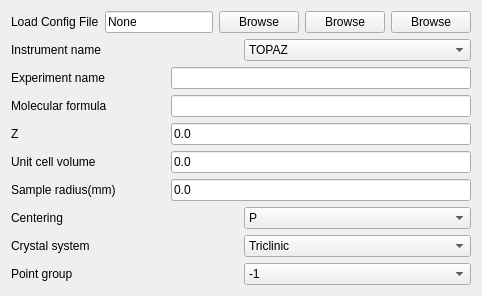
        <widget class="QWidget" name="sample">
         <property name="toolTip">
          <string>&lt;html&gt;&lt;head/&gt;&lt;body&gt;&lt;p&gt;&lt;span style=&quot; font-size:9pt; font-style:italic;&quot;&gt;Sample inputs of molecular formulas&lt;/span&gt;&lt;/p&gt;&lt;p&gt;&lt;span style=&quot; font-size:9pt;&quot;&gt;For example, for oxalic acid dihydrate, C2O4H2.2H2O, or C2O6H6, input&lt;/span&gt;&lt;/p&gt;&lt;p&gt;&lt;span style=&quot; font-size:9pt;&quot;&gt;C2 O4 H2 H4 O2 &lt;/span&gt;&lt;span style=&quot; font-size:9pt; font-style:italic;&quot;&gt;or&lt;/span&gt;&lt;span style=&quot; font-size:9pt;&quot;&gt; C2 O6 H6&lt;/span&gt;&lt;/p&gt;&lt;p&gt;&lt;span style=&quot; font-size:9pt;&quot;&gt;For deuterated oxalic acid dihydrate, input&lt;/span&gt;&lt;/p&gt;&lt;p&gt;&lt;span style=&quot; font-size:9pt;&quot;&gt;C2 O6 D6 &lt;/span&gt;&lt;span style=&quot; font-size:9pt; font-style:italic;&quot;&gt;or&lt;/span&gt;&lt;span style=&quot; font-size:9pt;&quot;&gt; C2 O6 2H6&lt;/span&gt;&lt;/p&gt;&lt;p&gt;&lt;span style=&quot; font-size:9pt;&quot;&gt;For La2NiO4.2, input&lt;/span&gt;&lt;/p&gt;&lt;p&gt;&lt;span style=&quot; font-size:9pt;&quot;&gt;La2 Ni1 O4.2&lt;/span&gt;&lt;/p&gt;&lt;p&gt;&lt;span style=&quot; font-size:9pt;&quot;&gt;For boron-11 B4C, input&lt;/span&gt;&lt;/p&gt;&lt;p&gt;&lt;span style=&quot; font-size:9pt;&quot;&gt;11B4 C1&lt;/span&gt;&lt;/p&gt;&lt;p&gt;&lt;span style=&quot; font-weight:600;&quot;&gt;Descriptions of input&lt;/span&gt;:&lt;/p&gt;&lt;p&gt;&lt;span style=&quot; font-weight:600;&quot;&gt;Molecular formula&lt;/span&gt;: The chemical formula input as described above.&lt;/p&gt;&lt;p&gt;&lt;span style=&quot; font-weight:600;&quot;&gt;Z&lt;/span&gt;: The number of formula units in the unit cell.&lt;/p&gt;&lt;p&gt;This can be a noninteger value.&lt;/p&gt;&lt;p&gt;&lt;span style=&quot; font-weight:600;&quot;&gt;Unit cell volume&lt;/span&gt;: The unit cell volume in units of Angstroms cubed.&lt;/p&gt;&lt;p&gt;&lt;span style=&quot; font-weight:600;&quot;&gt;weight&lt;/span&gt;: Crystal weight in milligrams.&lt;/p&gt;&lt;p&gt;If 0, do not calculate crystal volume or radius.&lt;/p&gt;&lt;/body&gt;&lt;/html&gt;</string>
         </property>
         <attribute name="title">
          <string>Sample Information</string>
         </attribute>
         <layout class="QVBoxLayout" name="verticalLayout_10">
          <item>
           <layout class="QVBoxLayout" name="verticalLayout_3">
            <item>
             <layout class="QHBoxLayout" name="horizontalLayout_51">
              <item>
               <widget class="QLabel" name="label_50">
                <property name="text">
                 <string>Load Config File</string>
                </property>
               </widget>
              </item>
              <item>
               <widget class="QLineEdit" name="ConfigFileName_ledt">
                <property name="toolTip">
                 <string>Optional file to load default values to all fields</string>
                </property>
                <property name="text">
                 <string>None</string>
                </property>
               </widget>
              </item>
              <item>
               <widget class="QPushButton" name="ConfigFile_btn">
                <property name="text">
                 <string>Browse</string>
                </property>
               </widget>
              </item>
              <item>
               <widget class="QPushButton" name="DataFile_btn_9">
                <property name="enabled">
                 <bool>true</bool>
                </property>
                <property name="sizePolicy">
                 <sizepolicy hsizetype="Minimum" vsizetype="Fixed">
                  <horstretch>0</horstretch>
                  <verstretch>0</verstretch>
                 </sizepolicy>
                </property>
                <property name="minimumSize">
                 <size>
                  <width>0</width>
                  <height>0</height>
                 </size>
                </property>
                <property name="maximumSize">
                 <size>
                  <width>16777215</width>
                  <height>16777215</height>
                 </size>
                </property>
                <property name="sizeIncrement">
                 <size>
                  <width>0</width>
                  <height>0</height>
                 </size>
                </property>
                <property name="baseSize">
                 <size>
                  <width>0</width>
                  <height>0</height>
                 </size>
                </property>
                <property name="palette">
                 <palette>
                  <active/>
                  <inactive/>
                  <disabled/>
                 </palette>
                </property>
                <property name="font">
                 <font/>
                </property>
                <property name="cursor">
                 <cursorShape>ArrowCursor</cursorShape>
                </property>
                <property name="mouseTracking">
                 <bool>false</bool>
                </property>
                <property name="focusPolicy">
                 <enum>Qt::StrongFocus</enum>
                </property>
                <property name="contextMenuPolicy">
                 <enum>Qt::DefaultContextMenu</enum>
                </property>
                <property name="updatesEnabled">
                 <bool>true</bool>
                </property>
                <property name="visible">
                 <bool>false</bool>
                </property>
                <property name="acceptDrops">
                 <bool>false</bool>
                </property>
                <property name="windowTitle">
                 <string/>
                </property>
                <property name="windowIconText">
                 <string/>
                </property>
                <property name="windowOpacity">
                 <double>1.000000000000000</double>
                </property>
                <property name="windowModified">
                 <bool>false</bool>
                </property>
                <property name="toolTip">
                 <string>Browse for the event file to be loaded.</string>
                </property>
                <property name="statusTip">
                 <string/>
                </property>
                <property name="whatsThis">
                 <string/>
                </property>
                <property name="accessibleName">
                 <string/>
                </property>
                <property name="accessibleDescription">
                 <string/>
                </property>
                <property name="layoutDirection">
                 <enum>Qt::LeftToRight</enum>
                </property>
                <property name="autoFillBackground">
                 <bool>false</bool>
                </property>
                <property name="styleSheet">
                 <string notr="true"/>
                </property>
                <property name="locale">
                 <locale language="English" country="UnitedStates"/>
                </property>
                <property name="windowFilePath">
                 <string/>
                </property>
                <property name="inputMethodHints">
                 <set>Qt::ImhNone</set>
                </property>
                <property name="text">
                 <string>Browse</string>
                </property>
                <property name="iconSize">
                 <size>
                  <width>16</width>
                  <height>16</height>
                 </size>
                </property>
                <property name="shortcut">
                 <string/>
                </property>
                <property name="checkable">
                 <bool>false</bool>
                </property>
                <property name="checked">
                 <bool>false</bool>
                </property>
                <property name="autoRepeat">
                 <bool>false</bool>
                </property>
                <property name="autoExclusive">
                 <bool>false</bool>
                </property>
                <property name="autoRepeatDelay">
                 <number>300</number>
                </property>
                <property name="autoRepeatInterval">
                 <number>100</number>
                </property>
                <property name="down">
                 <bool>false</bool>
                </property>
                <property name="autoDefault">
                 <bool>true</bool>
                </property>
                <property name="default">
                 <bool>false</bool>
                </property>
                <property name="flat">
                 <bool>false</bool>
                </property>
               </widget>
              </item>
              <item>
               <widget class="QPushButton" name="DataFile_btn_5">
                <property name="enabled">
                 <bool>true</bool>
                </property>
                <property name="sizePolicy">
                 <sizepolicy hsizetype="Minimum" vsizetype="Fixed">
                  <horstretch>0</horstretch>
                  <verstretch>0</verstretch>
                 </sizepolicy>
                </property>
                <property name="minimumSize">
                 <size>
                  <width>0</width>
                  <height>0</height>
                 </size>
                </property>
                <property name="maximumSize">
                 <size>
                  <width>16777215</width>
                  <height>16777215</height>
                 </size>
                </property>
                <property name="sizeIncrement">
                 <size>
                  <width>0</width>
                  <height>0</height>
                 </size>
                </property>
                <property name="baseSize">
                 <size>
                  <width>0</width>
                  <height>0</height>
                 </size>
                </property>
                <property name="palette">
                 <palette>
                  <active/>
                  <inactive/>
                  <disabled/>
                 </palette>
                </property>
                <property name="font">
                 <font/>
                </property>
                <property name="cursor">
                 <cursorShape>ArrowCursor</cursorShape>
                </property>
                <property name="mouseTracking">
                 <bool>false</bool>
                </property>
                <property name="focusPolicy">
                 <enum>Qt::StrongFocus</enum>
                </property>
                <property name="contextMenuPolicy">
                 <enum>Qt::DefaultContextMenu</enum>
                </property>
                <property name="updatesEnabled">
                 <bool>true</bool>
                </property>
                <property name="visible">
                 <bool>false</bool>
                </property>
                <property name="acceptDrops">
                 <bool>false</bool>
                </property>
                <property name="windowTitle">
                 <string/>
                </property>
                <property name="windowIconText">
                 <string/>
                </property>
                <property name="windowOpacity">
                 <double>1.000000000000000</double>
                </property>
                <property name="windowModified">
                 <bool>false</bool>
                </property>
                <property name="toolTip">
                 <string>Browse for the event file to be loaded.</string>
                </property>
                <property name="statusTip">
                 <string/>
                </property>
                <property name="whatsThis">
                 <string/>
                </property>
                <property name="accessibleName">
                 <string/>
                </property>
                <property name="accessibleDescription">
                 <string/>
                </property>
                <property name="layoutDirection">
                 <enum>Qt::LeftToRight</enum>
                </property>
                <property name="autoFillBackground">
                 <bool>false</bool>
                </property>
                <property name="styleSheet">
                 <string notr="true"/>
                </property>
                <property name="locale">
                 <locale language="English" country="UnitedStates"/>
                </property>
                <property name="windowFilePath">
                 <string/>
                </property>
                <property name="inputMethodHints">
                 <set>Qt::ImhNone</set>
                </property>
                <property name="text">
                 <string>Browse</string>
                </property>
                <property name="iconSize">
                 <size>
                  <width>16</width>
                  <height>16</height>
                 </size>
                </property>
                <property name="shortcut">
                 <string/>
                </property>
                <property name="checkable">
                 <bool>false</bool>
                </property>
                <property name="checked">
                 <bool>false</bool>
                </property>
                <property name="autoRepeat">
                 <bool>false</bool>
                </property>
                <property name="autoExclusive">
                 <bool>false</bool>
                </property>
                <property name="autoRepeatDelay">
                 <number>300</number>
                </property>
                <property name="autoRepeatInterval">
                 <number>100</number>
                </property>
                <property name="down">
                 <bool>false</bool>
                </property>
                <property name="autoDefault">
                 <bool>true</bool>
                </property>
                <property name="default">
                 <bool>false</bool>
                </property>
                <property name="flat">
                 <bool>false</bool>
                </property>
               </widget>
              </item>
             </layout>
            </item>
            <item>
             <layout class="QHBoxLayout" name="horizontalLayout_27">
              <item>
               <widget class="QLabel" name="label_27">
                <property name="text">
                 <string>Instrument name</string>
                </property>
               </widget>
              </item>
              <item>
               <widget class="QComboBox" name="instrument_cmbx">
                <property name="maximumSize">
                 <size>
                  <width>300</width>
                  <height>16777215</height>
                 </size>
                </property>
                <property name="toolTip">
                 <string>Name of instrument</string>
                </property>
                <item>
                 <property name="text">
                  <string>TOPAZ</string>
                 </property>
                </item>
                <item>
                 <property name="text">
                  <string>MANDI</string>
                 </property>
                </item>
                <item>
                 <property name="text">
                  <string>CORELLI</string>
                 </property>
                </item>
               </widget>
              </item>
             </layout>
            </item>
            <item>
             <layout class="QHBoxLayout" name="horizontalLayout_6">
              <item>
               <widget class="QLabel" name="label_8">
                <property name="text">
                 <string>Experiment name</string>
                </property>
               </widget>
              </item>
              <item>
               <widget class="QLineEdit" name="expName_ledt">
                <property name="maximumSize">
                 <size>
                  <width>300</width>
                  <height>16777215</height>
                 </size>
                </property>
                <property name="toolTip">
                 <string>Working directory will be /SNS/Instrument name/IPTS directory/shared/Experiment name</string>
                </property>
               </widget>
              </item>
             </layout>
            </item>
            <item>
             <layout class="QHBoxLayout" name="horizontalLayout">
              <item>
               <widget class="QLabel" name="label_mf">
                <property name="text">
                 <string>Molecular formula</string>
                </property>
               </widget>
              </item>
              <item>
               <widget class="QLineEdit" name="molecularFormula_ledt">
                <property name="maximumSize">
                 <size>
                  <width>300</width>
                  <height>16777215</height>
                 </size>
                </property>
                <property name="toolTip">
                 <string>For example, for oxalic acid dihydrate,O4 H2 H4 O2    or    C2 O6 H6</string>
                </property>
                <property name="text">
                 <string/>
                </property>
               </widget>
              </item>
             </layout>
            </item>
            <item>
             <layout class="QHBoxLayout" name="horizontalLayout_2">
              <item>
               <widget class="QLabel" name="label_z">
                <property name="text">
                 <string>Z </string>
                </property>
               </widget>
              </item>
              <item>
               <widget class="QLineEdit" name="Z_ledt">
                <property name="maximumSize">
                 <size>
                  <width>300</width>
                  <height>16777215</height>
                 </size>
                </property>
                <property name="toolTip">
                 <string>The number of formula units in the unit cell.</string>
                </property>
                <property name="text">
                 <string>0.0</string>
                </property>
               </widget>
              </item>
             </layout>
            </item>
            <item>
             <layout class="QHBoxLayout" name="horizontalLayout_3">
              <item>
               <widget class="QLabel" name="label_volume">
                <property name="text">
                 <string>Unit cell volume </string>
                </property>
               </widget>
              </item>
              <item>
               <widget class="QLineEdit" name="unitCellVolume_ledt">
                <property name="maximumSize">
                 <size>
                  <width>300</width>
                  <height>16777215</height>
                 </size>
                </property>
                <property name="toolTip">
                 <string>The unit cell volume in units of Angstroms cubed.</string>
                </property>
                <property name="text">
                 <string>0.0</string>
                </property>
               </widget>
              </item>
             </layout>
            </item>
            <item>
             <layout class="QHBoxLayout" name="horizontalLayout_4">
              <item>
               <widget class="QLabel" name="label_weight">
                <property name="text">
                 <string>Sample radius(mm) </string>
                </property>
               </widget>
              </item>
              <item>
               <widget class="QLineEdit" name="sampleRadius_ledt">
                <property name="maximumSize">
                 <size>
                  <width>300</width>
                  <height>16777215</height>
                 </size>
                </property>
                <property name="toolTip">
                 <string notr="true">Crystal radius in mm to calculate linear absorption coefficients</string>
                </property>
                <property name="text">
                 <string>0.0</string>
                </property>
               </widget>
              </item>
             </layout>
            </item>
            <item>
             <layout class="QHBoxLayout" name="horizontalLayout_34">
              <item>
               <widget class="QLabel" name="label_34">
                <property name="text">
                 <string>Centering</string>
                </property>
               </widget>
              </item>
              <item>
               <widget class="QComboBox" name="centering_cmbx">
                <property name="maximumSize">
                 <size>
                  <width>300</width>
                  <height>16777215</height>
                 </size>
                </property>
                <property name="toolTip">
                 <string>Centering for point group</string>
                </property>
                <item>
                 <property name="text">
                  <string>P</string>
                 </property>
                </item>
                <item>
                 <property name="text">
                  <string>I</string>
                 </property>
                </item>
                <item>
                 <property name="text">
                  <string>C</string>
                 </property>
                </item>
                <item>
                 <property name="text">
                  <string>F</string>
                 </property>
                </item>
                <item>
                 <property name="text">
                  <string>R</string>
                 </property>
                </item>
               </widget>
              </item>
             </layout>
            </item>
            <item>
             <layout class="QHBoxLayout" name="horizontalLayout_35">
              <item>
               <widget class="QLabel" name="label_35">
                <property name="text">
                 <string>Crystal system</string>
                </property>
               </widget>
              </item>
              <item>
               <widget class="QComboBox" name="laueGroup_cmbx">
                <property name="maximumSize">
                 <size>
                  <width>300</width>
                  <height>16777215</height>
                 </size>
                </property>
                <property name="toolTip">
                 <string>Select laue group for ones with selected centering.</string>
                </property>
                <item>
                 <property name="text">
                  <string>Triclinic</string>
                 </property>
                </item>
                <item>
                 <property name="text">
                  <string>Monoclinic</string>
                 </property>
                </item>
                <item>
                 <property name="text">
                  <string>Orthorhombic</string>
                 </property>
                </item>
                <item>
                 <property name="text">
                  <string>Tetragonal</string>
                 </property>
                </item>
                <item>
                 <property name="text">
                  <string>Rhombohedral</string>
                 </property>
                </item>
                <item>
                 <property name="text">
                  <string>Hexagonal</string>
                 </property>
                </item>
                <item>
                 <property name="text">
                  <string>Cubic</string>
                 </property>
                </item>
               </widget>
              </item>
             </layout>
            </item>
            <item>
             <layout class="QHBoxLayout" name="horizontalLayout_36">
              <item>
               <widget class="QLabel" name="label_36">
                <property name="text">
                 <string>Point group</string>
                </property>
               </widget>
              </item>
              <item>
               <widget class="QComboBox" name="pointGroup_cmbx">
                <property name="maximumSize">
                 <size>
                  <width>300</width>
                  <height>16777215</height>
                 </size>
                </property>
                <property name="toolTip">
                 <string>Select point group from those with centering and Laue group chosen.</string>
                </property>
                <item>
                 <property name="text">
                  <string>-1</string>
                 </property>
                </item>
                <item>
                 <property name="text">
                  <string>-3</string>
                 </property>
                </item>
                <item>
                 <property name="text">
                  <string>-3 r</string>
                 </property>
                </item>
                <item>
                 <property name="text">
                  <string>-31m</string>
                 </property>
                </item>
                <item>
                 <property name="text">
                  <string>-3m</string>
                 </property>
                </item>
                <item>
                 <property name="text">
                  <string>-3m r</string>
                 </property>
                </item>
                <item>
                 <property name="text">
                  <string>-3m1</string>
                 </property>
                </item>
                <item>
                 <property name="text">
                  <string>-4</string>
                 </property>
                </item>
                <item>
                 <property name="text">
                  <string>-42m</string>
                 </property>
                </item>
                <item>
                 <property name="text">
                  <string>-43m</string>
                 </property>
                </item>
                <item>
                 <property name="text">
                  <string>-4m2</string>
                 </property>
                </item>
                <item>
                 <property name="text">
                  <string>-6</string>
                 </property>
                </item>
                <item>
                 <property name="text">
                  <string>-62m</string>
                 </property>
                </item>
                <item>
                 <property name="text">
                  <string>-6m2</string>
                 </property>
                </item>
                <item>
                 <property name="text">
                  <string>1</string>
                 </property>
                </item>
                <item>
                 <property name="text">
                  <string>112</string>
                 </property>
                </item>
                <item>
                 <property name="text">
                  <string>112/m</string>
                 </property>
                </item>
                <item>
                 <property name="text">
                  <string>11m</string>
                 </property>
                </item>
                <item>
                 <property name="text">
                  <string>2</string>
                 </property>
                </item>
                <item>
                 <property name="text">
                  <string>2/m</string>
                 </property>
                </item>
                <item>
                 <property name="text">
                  <string>222</string>
                 </property>
                </item>
                <item>
                 <property name="text">
                  <string>23</string>
                 </property>
                </item>
                <item>
                 <property name="text">
                  <string>2mm</string>
                 </property>
                </item>
                <item>
                 <property name="text">
                  <string>3</string>
                 </property>
                </item>
                <item>
                 <property name="text">
                  <string>3 r</string>
                 </property>
                </item>
                <item>
                 <property name="text">
                  <string>312</string>
                 </property>
                </item>
                <item>
                 <property name="text">
                  <string>31m</string>
                 </property>
                </item>
                <item>
                 <property name="text">
                  <string>32</string>
                 </property>
                </item>
                <item>
                 <property name="text">
                  <string>32 r</string>
                 </property>
                </item>
                <item>
                 <property name="text">
                  <string>321</string>
                 </property>
                </item>
                <item>
                 <property name="text">
                  <string>3m</string>
                 </property>
                </item>
                <item>
                 <property name="text">
                  <string>3m r</string>
                 </property>
                </item>
                <item>
                 <property name="text">
                  <string>3m1</string>
                 </property>
                </item>
                <item>
                 <property name="text">
                  <string>4</string>
                 </property>
                </item>
                <item>
                 <property name="text">
                  <string>4/m</string>
                 </property>
                </item>
                <item>
                 <property name="text">
                  <string>4/mmm</string>
                 </property>
                </item>
                <item>
                 <property name="text">
                  <string>422</string>
                 </property>
                </item>
                <item>
                 <property name="text">
                  <string>432</string>
                 </property>
                </item>
                <item>
                 <property name="text">
                  <string>4mm</string>
                 </property>
                </item>
                <item>
                 <property name="text">
                  <string>6</string>
                 </property>
                </item>
                <item>
                 <property name="text">
                  <string>6/m</string>
                 </property>
                </item>
                <item>
                 <property name="text">
                  <string>6/mmm</string>
                 </property>
                </item>
                <item>
                 <property name="text">
                  <string>622</string>
                 </property>
                </item>
                <item>
                 <property name="text">
                  <string>6mm</string>
                 </property>
                </item>
                <item>
                 <property name="text">
                  <string>m</string>
                 </property>
                </item>
                <item>
                 <property name="text">
                  <string>m-3</string>
                 </property>
                </item>
                <item>
                 <property name="text">
                  <string>m-3m</string>
                 </property>
                </item>
                <item>
                 <property name="text">
                  <string>m2m</string>
                 </property>
                </item>
                <item>
                 <property name="text">
                  <string>mm2</string>
                 </property>
                </item>
                <item>
                 <property name="text">
                  <string>mmm</string>
                 </property>
                </item>
               </widget>
              </item>
             </layout>
            </item>
           </layout>
          </item>
         </layout>
        </widget>
